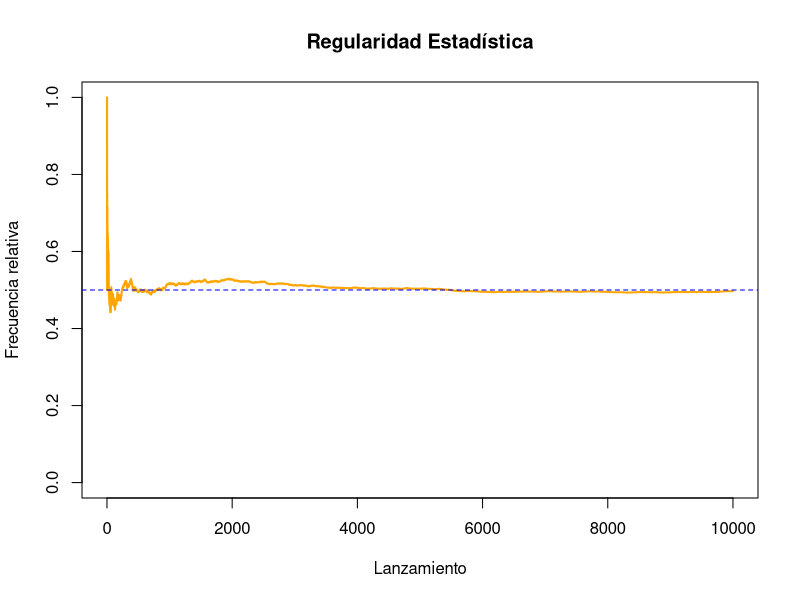
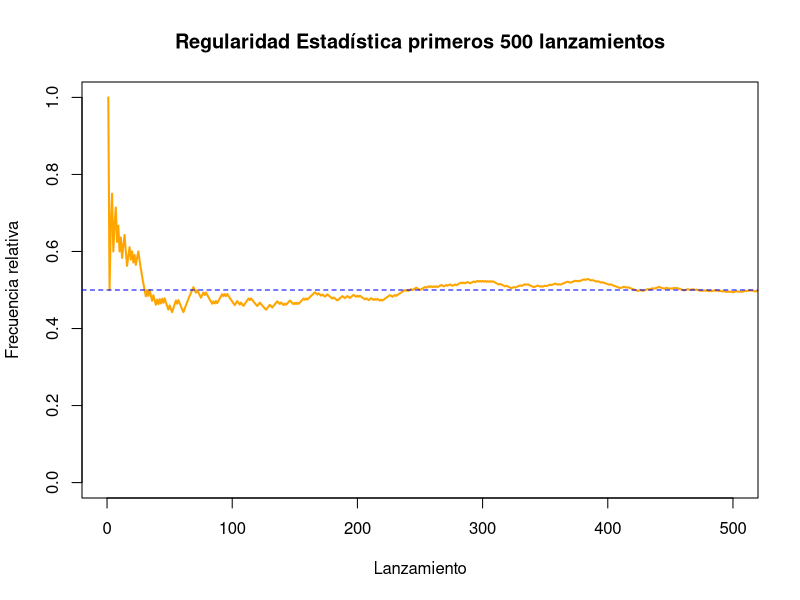

These charts were generated, in order, by the following R code:
## ---- chunk 1
#| label: Regularidad estadistica
#Fijamos una semilla
set.seed(30)

#definimos el numero de ensayos
n_ensayos <- 10000 

#simulamos el lanzamiento de la moneda 10,000 veces
# digamos que 1:cara, 0:cruz
moneda <- sample(c(0,1), n_ensayos, replace = TRUE)

# Contamos cuántas caras salieron
sum_sim <- sum(moneda == 1)

#Probabilidad frecuentista de cara
freq_cara <- cumsum(moneda) / (1:n_ensayos)

# Veamos como es que se van acercado estas simulaciones 
# en distintos tamaños de muestra y los guardamos para graficarlos
simulaciones <- c(
  mean(moneda[1:10]), #primeros 10
  mean(moneda[1:100]), #primeros 100
  mean(moneda[1:1000]), #primeros 1000
  mean(moneda[1:10000]) #todos: 10000 ensayos
)

#Eje X (tamaño de muestra)
x <- c(10, 100, 1000, 10000)

#Graficamos
plot(freq_cara,
     type = "l",
     ylim = c(0,1),
     col = "orange",
     lwd = 2,
     xlab = "Lanzamiento",
     ylab = "Frecuencia relativa",
     main = "Regularidad Estadística")

abline(h = 0.5, lty = 2, col="blue")

## ---- chunk 2
#| label: RE 500 lanzamientos
# Hacemos un acercamiento a los primeros 1000 resultados 
# para ver como se comporta
plot(freq_cara,
     type= "l",
     ylim = c(0,1),
     xlim = c(0,500),
     col = "orange",
     lwd = 2,
     xlab = "Lanzamiento",
     ylab = "Frecuencia relativa",
     main = "Regularidad Estadística primeros 500 lanzamientos")

abline(h = 0.5, lty = 2, col="blue")
